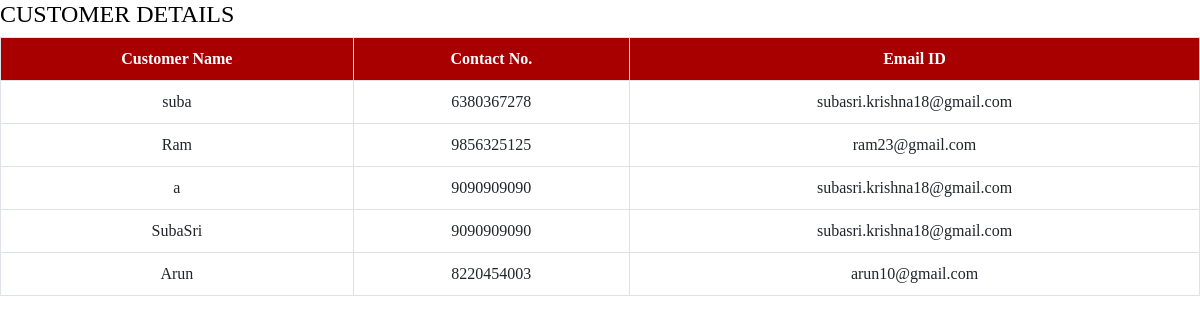
/ViewCustomer.php, run on the app's committed database.
### tables this page shows
CREATE TABLE IF NOT EXISTS `bookingtable` (
  `BookingID` varchar(10) NOT NULL,
  `TariffID` int(11) NOT NULL,
  `CustomerName` varchar(50) NOT NULL,
  `EventName` varchar(50) NOT NULL,
  `EventLocation` varchar(300) NOT NULL,
  `OnDate` date NOT NULL,
  `ContactNo` varchar(10) NOT NULL,
  `EmailID` varchar(30) NOT NULL,
  `PhotographyCharges` decimal(8,2) NOT NULL,
  `AlbumCharges` decimal(8,2) NOT NULL,
  `TotalCharge` decimal(8,2) NOT NULL,
  `Status` varchar(20) NOT NULL,
  `EmpID` varchar(10) NOT NULL,
  PRIMARY KEY (`BookingID`)
);

### ViewCustomer.php (the view, shortened to what this page needs)
<html>
<head>
<link rel="stylesheet" href="css/bootstrap.min.css">
  <link rel="stylesheet" href="css/all.css">
  <link rel="stylesheet" type="text/css" href="style.css" />
</head>
	<h4>CUSTOMER DETAILS</h4>
	<form action="" method="POST">
	<table class="table table-bordered table-hover" align="center">
		<tr><th>Customer Name</th><th>Contact No.</th><th>Email ID</th></tr>
		<?php
		$query = mysql_query("Select * From BookingTable",$con);
		While($r = mysql_fetch_array($query))
		{
			echo "<tr><td>" . $r['CustomerName'] . "</td><td>" . $r['ContactNo'] . "</td><td>" . $r['EmailID'] . "</td></tr>";
		}
		?>
	</table>
	</form>
</body>
</html>

### Style.css (style rules this page uses)
body,html { margin:0; padding: 0; color:black; font-size: 12pt; font-family: Calibri; background-image:url('bg.png'); }
div, table { text-align:center; }
th { background-color: #a80000; color: white; }

### data on the page
bookingtable: CustomerName "suba", ContactNo "6380367278", EmailID "subasri.krishna18@gmail.com"
bookingtable: CustomerName "Ram", ContactNo "9856325125", EmailID "ram23@gmail.com"
bookingtable: CustomerName "a", ContactNo "9090909090", EmailID "subasri.krishna18@gmail.com"
bookingtable: CustomerName "SubaSri", ContactNo "9090909090", EmailID "subasri.krishna18@gmail.com"
bookingtable: CustomerName "Arun", ContactNo "8220454003", EmailID "arun10@gmail.com"
